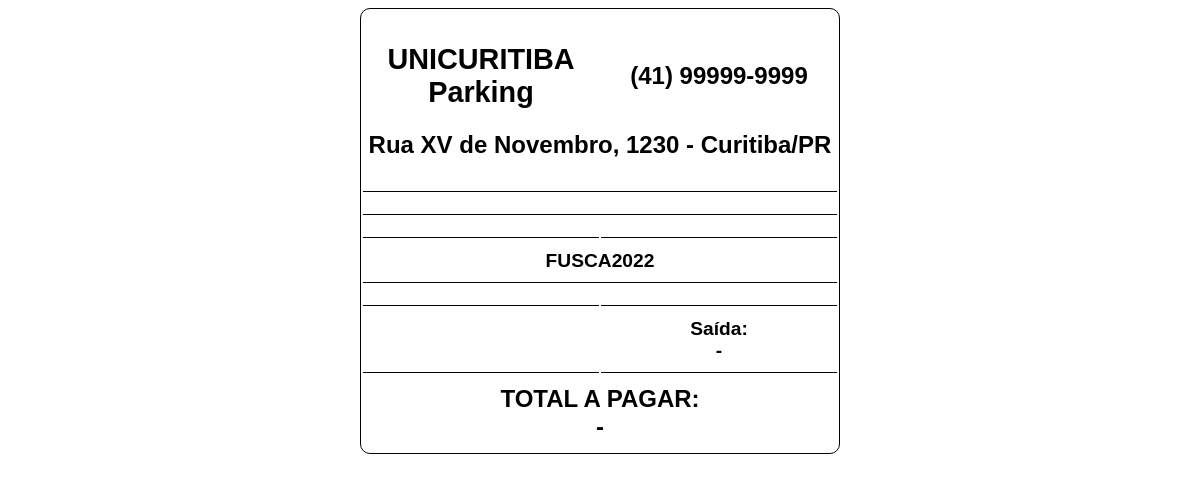
The page /imprimir.php?placa=FUSCA2022 (signed in) on the database as committed earlier.
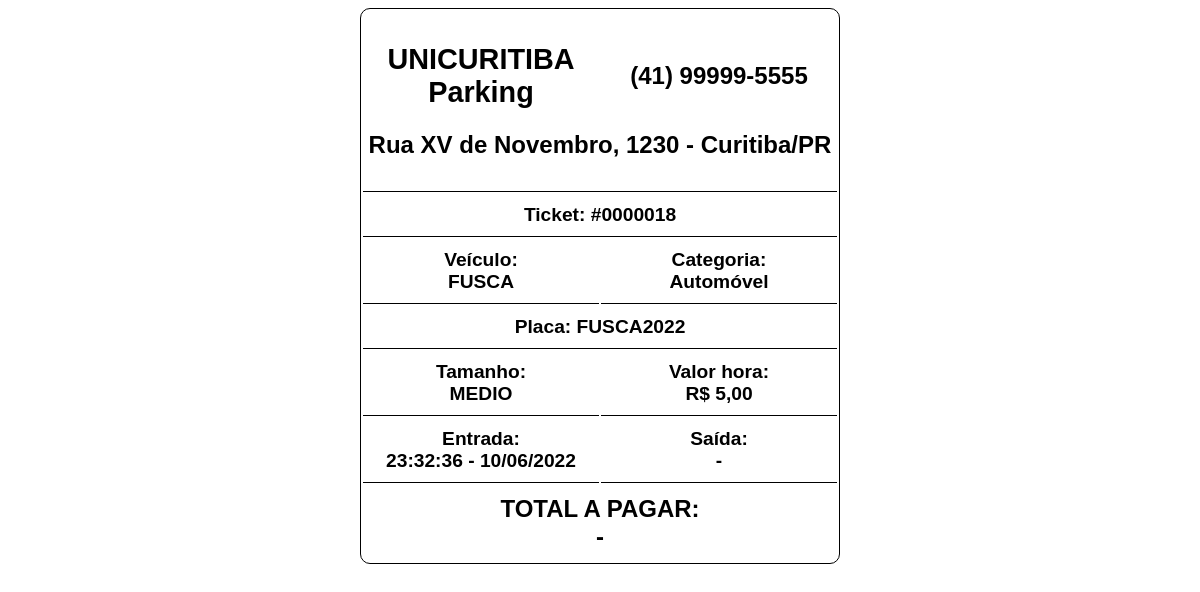
The same page on the database as committed later.
### tables this page shows
CREATE TABLE `configuracoes` (
  `id` int(11) NOT NULL AUTO_INCREMENT,
  `total_vagas` int(10) DEFAULT NULL,
  `total_vagas_ocupadas` int(10) DEFAULT NULL,
  `valor_pequeno` decimal(10,2) DEFAULT NULL,
  `valor_medio` decimal(10,2) DEFAULT NULL,
  `valor_grande` decimal(10,2) DEFAULT NULL,
  `tempo_isencao` int(2) DEFAULT NULL,
  `nome_estacionamento` varchar(45) DEFAULT NULL,
  `endereco` varchar(50) DEFAULT NULL,
  `mensagem` varchar(110) DEFAULT NULL,
  `telefone` varchar(15) DEFAULT NULL,
  PRIMARY KEY (`id`)
);

CREATE TABLE `veiculos` (
  `id_veiculo` int(7) NOT NULL AUTO_INCREMENT,
  `placa` varchar(10) DEFAULT NULL,
  `nome_veiculo` varchar(30) DEFAULT NULL,
  `cor` varchar(30) DEFAULT NULL,
  `tamanho` varchar(10) DEFAULT NULL,
  `nome_categoria` varchar(50) DEFAULT NULL,
  `estacionado` varchar(5) DEFAULT NULL,
  `data_entrada` timestamp NOT NULL DEFAULT current_timestamp(),
  `data_saida` datetime DEFAULT NULL,
  PRIMARY KEY (`id_veiculo`)
);

### imprimir.php (the view, shortened to what this page needs)
<head>
    <?php include('db/config.php');
    ?>
</head>
<?php
$placa = @$_GET['placa'];
$saida = @$_GET['saida'];
$id_veiculo = @$_GET['veiculo'];
if (!empty($placa)) $result_vagas = "SELECT * FROM veiculos WHERE placa='$placa'";
else if (!empty($id_veiculo)) $result_vagas = "SELECT * FROM veiculos WHERE id_veiculo='$id_veiculo'";
$result_verifica_vagas = mysqli_query($con, $result_vagas);
while ($result_vagas = mysqli_fetch_assoc($result_verifica_vagas)) {
    $ticket = "Ticket: #" . fzerosnafrente($result_vagas['id_veiculo'], 7) . "<br>";
    $veiculo = "Veículo:<br>" . strtoupper($result_vagas['nome_veiculo']) . "<br>";
    $placa = "Placa: " . strtoupper($result_vagas['placa']) . "<br>";
    $tamanho = $result_vagas['tamanho'];
    $tamanho_formatado = "Tamanho:<br>" . strtoupper($result_vagas['tamanho']);
    $categoria = "Categoria:<br>" . $result_vagas['nome_categoria'] . "<br>";
    $data_entrada = new DateTime($result_vagas['data_entrada']);
    $data_entrada_formatado = "Entrada:<br>" . $data_entrada->format('H:i:s - d/m/Y') . "<br>";
    $data_saida = new DateTime($result_vagas['data_saida']);
    $data_saida_formatado = "Saída:<br>" . $data_saida->format('H:i:s - d/m/Y') . "<br>";
}
$query = "SELECT * FROM configuracoes WHERE id='1'";
$execute = mysqli_query($con, $query);
while ($query = mysqli_fetch_assoc($execute)) {
    $nome_estacionamento = $query['nome_estacionamento'];
    $telefone = $query['telefone'] . "<br>";
    $endereco =  $query['endereco'] . "<br>";
    $valor_pequeno = $query['valor_pequeno'] . "<br>";
    $valor_medio = $query['valor_medio'] . "<br>";
    $valor_grande = $query['valor_grande'] . "<br>";
}
if ($tamanho == "pequeno") $valor_hora = "Valor hora:<br>R$ " . str_replace(".", ",", $valor_pequeno);
elseif ($tamanho == "medio") $valor_hora = "Valor hora:<br>R$ " . str_replace(".", ",", $valor_medio);
elseif ($tamanho == "grande") $valor_hora = "Valor hora:<br>R$ " . str_replace(".", ",", $valor_grande);
if (!empty($id_veiculo) && $saida == "sim") {
    echo "
    <table class='impressao' align='center' width='480px'>
        <tr>
            <td colspan='6' align='center'></td>
        </tr>
        <tr>
            <td class='font-destaque-logo' colspan='3' align='center'>" . $nome_estacionamento . "</td>
            <td class='font-destaque' colspan='3' align='center'>" . $telefone . "</td>
        </tr>
        <tr  class='font-destaque'>
            <td colspan='6' align='center'>" . $endereco . "</td>
        </tr>
        <tr>
            <td class='borda' colspan='6' align='center'></td>
        </tr>
        <tr>
            <td class='borda' colspan='6' align='center'>" . $ticket . "</td>
        </tr>
        <tr>
            <td class='borda' colspan='3' align='center'>" . $veiculo . "</td>
            <td class='borda' colspan='3' align='center'>" . $categoria . "</td>
        </tr>
        <tr>
            <td class='borda' colspan='6' align='center'>" . $placa . "</td>
        </tr>
        <tr>
            <td class='borda' colspan='3' align='center'>" . $tamanho_formatado . "</td>
            <td class='borda' colspan='3' align='center'>" . $valor_hora . "</td>
        </tr>
        <tr>
            <td class='borda' colspan='3' align='center'>" . $data_entrada_formatado . "</td>
            <td class='borda' colspan='3' align='center'>" . $data_saida_formatado . "</td>
        </tr>
        <tr>
            <td class='font-destaque' colspan='6' align='center'>" . $total_a_pagar . "</td>
        </tr>
        </table>
        <style>
        .impressao{
            font-family:arial;
            font-weight:bold;
            font-size:1.2rem;
            border:1px solid;
            border-radius:10px;
        }
        .impressao tr td {
            padding: 10px 5px;
            width:50%;
        }
        .borda {
            border-bottom:1px solid;
        }
        .font-destaque{
            font-size:1.5rem;
        }
        .font-destaque-logo{
            font-size:1.8rem;
        }
        </style>
    ";
} else if (!empty($placa)) {
    echo "
    <table class='impressao' align='center' width='480px'>
        <tr>
            <td colspan='6' align='center'></td>
        </tr>
        <tr>
            <td class='font-destaque-logo' colspan='3' align='center'>" . $nome_estacionamento . "</td>
            <td class='font-destaque' colspan='3' align='center'>" . $telefone . "</td>
        </tr>
        <tr  class='font-destaque'>
            <td colspan='6' align='center'>" . $endereco . "</td>
        </tr>
        <tr>
            <td class='borda' colspan='6' align='center'></td>
        </tr>
        <tr>
            <td class='borda' colspan='6' align='center'>" . $ticket . "</td>
        </tr>
        <tr>
            <td class='borda' colspan='3' align='center'>" . $veiculo . "</td>
            <td class='borda' colspan='3' align='center'>" . $categoria . "</td>
        </tr>
        <tr>
            <td class='borda' colspan='6' align='center'>" . $placa . "</td>
        </tr>
        <tr>
            <td class='borda' colspan='3' align='center'>" . $tamanho_formatado . "</td>
            <td class='borda' colspan='3' align='center'>" . $valor_hora . "</td>
        </tr>
        <tr>
            <td class='borda' colspan='3' align='center'>" . $data_entrada_formatado . "</td>
            <td class='borda' colspan='3' align='center'>Saída: <br>-</td>
        </tr>
        <tr>
            <td class='font-destaque' colspan='6' align='center'>TOTAL A PAGAR: <br>-</td>
        </tr>
        </table>
        <style>
        .impressao{
            font-family:arial;
            font-weight:bold;
            font-size:1.2rem;
            border:1px solid;
            border-radius:10px;
        }
        .impressao tr td {
            padding: 10px 5px;
            width:50%;
        }
        .borda {
            border-bottom:1px solid;
        }
        .font-destaque{
            font-size:1.5rem;
        }
        .font-destaque-logo{
            font-size:1.8rem;
        }
        </style>
    ";
}
function fzerosnafrente($numero, $tamanho)
{
    $TamanhoNumero = strlen($numero);
    if ($TamanhoNumero < $tamanho) {
        while ($TamanhoNumero < $tamanho) {
            $numero = "0" . $numero;
            $TamanhoNumero = strlen($numero);
        }
    }
    return $numero;
}
?>

### imprimir.php (style rules this page uses)
.impressao { font-family:arial; font-weight:bold; font-size:1.2rem; border:1px solid; border-radius:10px; }
.impressao tr td { padding: 10px 5px; width:50%; }
.borda { border-bottom:1px solid; }
.font-destaque { font-size:1.5rem; }
.font-destaque-logo { font-size:1.8rem; }

Rows that differ between the two databases and show on the page:
changed configuracoes "UNICURITIBA Parking": telefone "(41) 99999-9999" → "(41) 99999-5555"; valor_medio (not shown) → "5,00"
added veiculos: id_veiculo "0000018", nome_veiculo "FUSCA", nome_categoria "Automóvel", placa "FUSCA2022", tamanho "MEDIO", data_entrada "23:32:36 - 10/06/2022"
Other text that changed with them:
$placa: "FUSCA2022" → (not shown)
text now shown: "Ticket: # Veículo: Categoria: Placa: Tamanho: Valor hora: R$ Entrada:"
